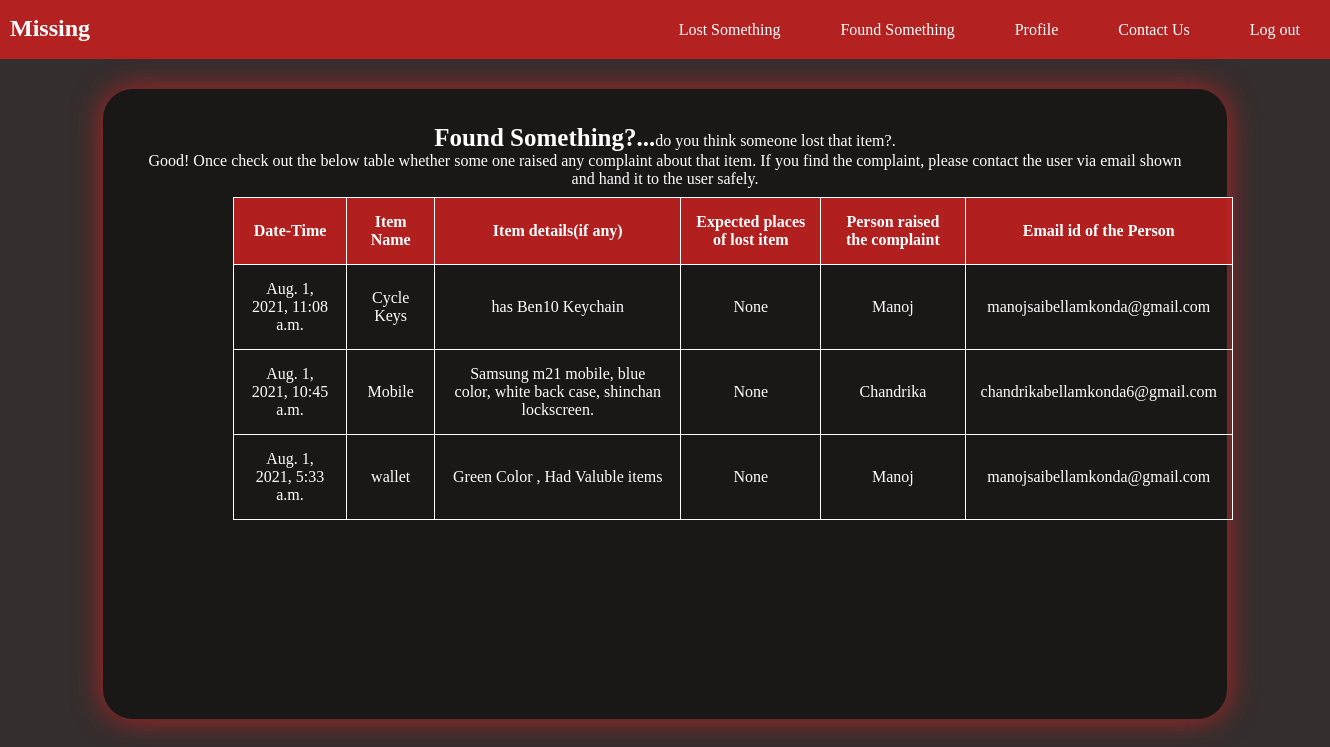
/missing_app/found/ (signed in), run on the app's committed database.
### missing_app/models.py (models this page shows)
class Items_lost(models.Model):
    usernamee = models.ForeignKey(User,on_delete=models.CASCADE)
    emaill =models.CharField(max_length = 254,blank = True)
    item_name = models.CharField(max_length = 254)
    item_details = models.TextField()
    expected_place = models.CharField(max_length = 254,default = 'None')
    timestamp=models.DateTimeField(default=datetime.now, blank= True)
    catogeory = models.CharField(default = "Lost", max_length = 50)

### missing_app/views.py (the view)
# urls.py: path('found/',views.Found_page,name="Found_Page"),
@login_required
def Found_page(request):
    complaints_obj = Items_lost.objects.all().order_by("-timestamp")
    context={"complaints_obj":complaints_obj,}
    return render(request,'found.html',context)

### missing_app/templates/found.html (shortened to what this page needs)
<!DOCTYPE html>
{% load static %}
<html>
    <head>
        <link href="{% static 'css/style.css' %}" type="text/css" rel="stylesheet">
    </head>
    <body>
      {% if user.is_authenticated %}
      <div id="header">
          <a href="{% url 'Home_Page' %}" ><h2 id="logo" >Missing </h2> </a>
          <nav id="navv">
              <ul>
                  <li class="nav_items"><a href="{% url 'Logout' %}" class="nav_items1">Log out</a></li>
                  <li class="nav_items"><a href="{% url 'Contact_Page' %}" class="nav_items1">Contact Us</a></li>
                  <li class="nav_items"><a href="{% url 'Profile_Page' %}" class="nav_items1">Profile</a></li>
                  <li class="nav_items"><a href="{% url 'Found_Page' %}" class="nav_items1">Found Something</a></li>
                  <li class="nav_items"><a href="{% url 'Lost_Page' %}" class="nav_items1">Lost Something</a></li>
              </ul>
          </nav>
      </div>
      {% endif %}
        <center>
            <div class='upload_divs1'>
                <p class="text1 matter" > <strong style="font-size: 25px;">Found Something?...</strong>do you think someone lost that item?.<br>
                    Good! Once check out the below table whether some one raised any complaint about that item.
                    If you find the complaint, please contact the user via email shown and hand it to the user safely.
                </p>
                <br>
                <div class="table_div" >
                    <table class="text1 complaint_table_1">
                        <tbody>
                            <tr>
                                <th class="ctable_items1 ctable_items2 " >Date-Time</th>
                                <th class="ctable_items1 ctable_items2" >Item Name</th>
                                <th class="ctable_items1 ctable_items2">Item details(if any)</th>
                                <th class="ctable_items1 ctable_items2">Expected places of lost item</th>
                                <th class="ctable_items1 ctable_items2">Person raised the complaint</th>
                                <th class="ctable_items1 ctable_items2">Email id of the Person</th>
                            </tr>
                  {% if complaints_obj %}
                  {% for obj in complaints_obj %}
                            <tr>
                                <td class="ctable_items1">{{ obj.timestamp }}</td>
                                <td class="ctable_items1">{{ obj.item_name }}</td>
                                <td class="ctable_items1">{{ obj.item_details }}</td>
                                <td class="ctable_items1">{{ obj.expected_place }}</td>
                                <td class="ctable_items1">{{ obj.usernamee }}</td>
                                <td class="ctable_items1">{{ obj.emaill}}</td>
                            </tr>
                  {% endfor %}
                  {% endif %}
                        </tbody>
                    </table>
                </div>
            </div>
        </center>
    </body>
</html>

### data on the page
Items_lost: timestamp "Aug. 1, 2021, 11:08 a.m.", item_name "Cycle Keys", item_details "has Ben10 Keychain", expected_place "None", usernamee "Manoj", emaill "manojsaibellamkonda@gmail.com"
Items_lost: timestamp "Aug. 1, 2021, 10:45 a.m.", item_name "Mobile", item_details "Samsung m21 mobile, blue color, white back case, shinchan lockscreen.", expected_place "None", usernamee "Chandrika", emaill "chandrikabellamkonda6@gmail.com"
Items_lost: timestamp "Aug. 1, 2021, 5:33 a.m.", item_name "wallet", item_details "Green Color , Had Valuble items", expected_place "None", usernamee "Manoj", emaill "manojsaibellamkonda@gmail.com"
